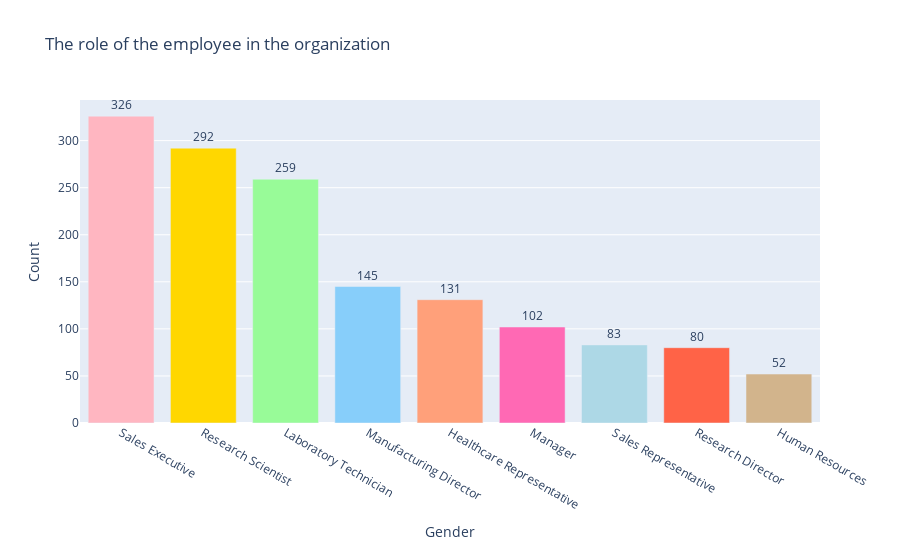
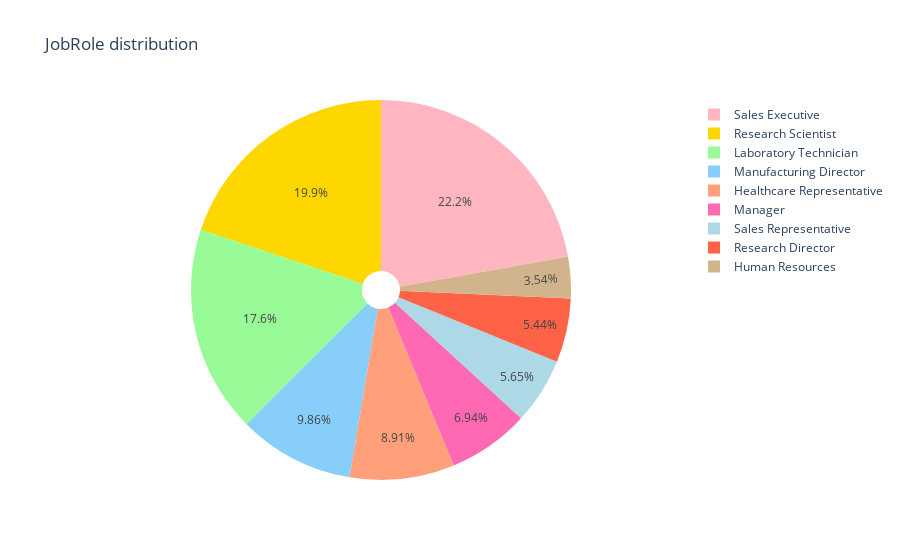

The code cell stored with these charts, in order, in its notebook:
### Code cell
jobrole_counts = df['JobRole'].value_counts().reset_index()
jobrole_counts.columns = ['JobRole', 'Count']

colors = [
    '#FFB6C1',  # Rosa claro
    '#FFD700',  # Amarelo dourado
    '#98FB98',  # Verde claro
    '#87CEFA',  # Azul celeste
    '#FFA07A',  # Salmão claro
    '#FF69B4',  # Rosa vívido
    '#ADD8E6',  # Azul claro
    '#FF6347',  # Vermelho tomate
    '#D2B48C'   # Marrom claro
]

# Gráfico de barras para contagem
fig_bar = go.Figure(go.Bar(
    x=jobrole_counts['JobRole'],
    y=jobrole_counts['Count'],
    text=jobrole_counts['Count'],
    textposition='outside',
    marker_color=colors,
))

fig_bar.update_layout(
    title='The role of the employee in the organization',
    xaxis_title='Gender',
    yaxis_title='Count',
    height=550
)

# Gráfico de pizza para porcentagem
fig_pie = px.pie(jobrole_counts, values='Count', names='JobRole', title='JobRole distribution', color_discrete_sequence=colors, hole=0.1, )

# Mostrar os gráficos
fig_bar.show()
fig_pie.show()

### Figure 1 — Plotly figure (JSON) as saved in the notebook; plotly's stock layout.template omitted (floating-point values rounded to 4 significant figures)
{"data": [{"marker": {"color": ["#FFB6C1", "#FFD700", "#98FB98", "#87CEFA", "#FFA07A", "#FF69B4", "#ADD8E6", "#FF6347", "#D2B48C"]}, "text": [326, 292, 259, 145, 131, 102, 83, 80, 52], "textposition": "outside", "type": "bar", "x": ["Sales Executive", "Research Scientist", "Laboratory Technician", "Manufacturing Director", "Healthcare Representative", "Manager", "Sales Representative", "Research Director", "Human Resources"], "y": [326, 292, 259, 145, 131, 102, 83, 80, 52]}], "layout": {"height": 550, "title": {"text": "The role of the employee in the organization"}, "xaxis": {"title": {"text": "Gender"}}, "yaxis": {"title": {"text": "Count"}}}}

### Figure 2 — Plotly figure (JSON) as saved in the notebook; plotly's stock layout.template omitted (floating-point values rounded to 4 significant figures)
{"data": [{"domain": {"x": [0, 1], "y": [0, 1]}, "hole": 0.1, "hovertemplate": "JobRole=%{label}<br>Count=%{value}<extra></extra>", "labels": ["Sales Executive", "Research Scientist", "Laboratory Technician", "Manufacturing Director", "Healthcare Representative", "Manager", "Sales Representative", "Research Director", "Human Resources"], "legendgroup": "", "name": "", "showlegend": true, "type": "pie", "values": [326, 292, 259, 145, 131, 102, 83, 80, 52]}], "layout": {"legend": {"tracegroupgap": 0}, "piecolorway": ["#FFB6C1", "#FFD700", "#98FB98", "#87CEFA", "#FFA07A", "#FF69B4", "#ADD8E6", "#FF6347", "#D2B48C"], "title": {"text": "JobRole distribution"}}}
